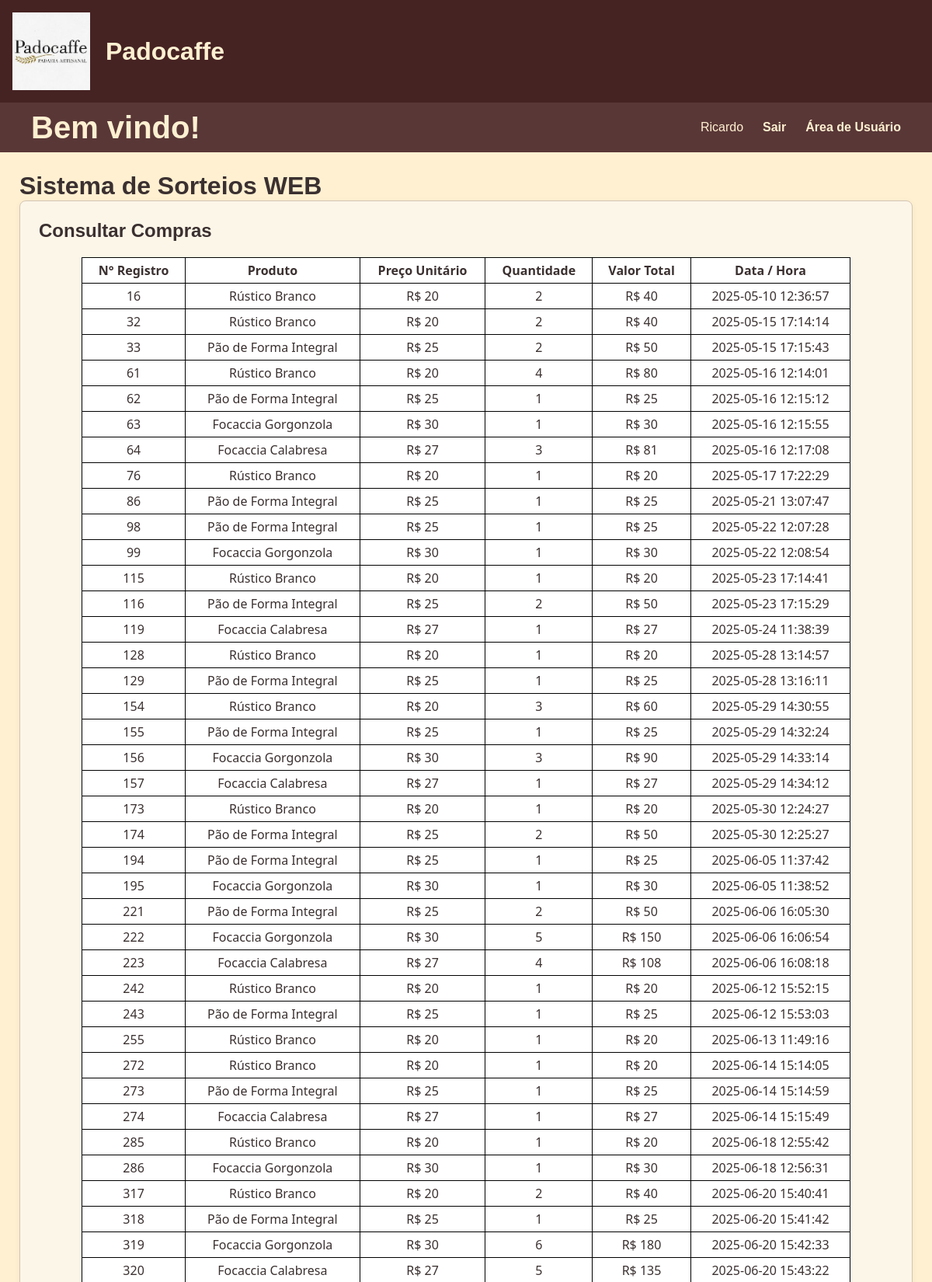
Screenshot of /consultar_compras (signed in, upper part) with the database file from the repository.
### tables this page shows
CREATE TABLE usuario (
  id_usuario INTEGER PRIMARY KEY AUTOINCREMENT,
  username TEXT UNIQUE NOT NULL,
  password TEXT NOT NULL,
  CPF INTEGER NOT NULL,
  celular INTEGER NOT NULL
);

CREATE TABLE venda (
  id_venda INTEGER PRIMARY KEY AUTOINCREMENT,
  data_venda TIMESTAMP NOT NULL,
  id_usuario INTEGER NOT NULL,
  id_produto INTEGER NOT NULL,
  preco_venda DECIMAL(10,2) NOT NULL,
  desconto_unitario DECIMAL(10,2) DEFAULT 0,
  quantidade_vendida INTEGER NOT NULL,
  FOREIGN KEY (id_usuario) REFERENCES usuario(id_usuario),
  FOREIGN KEY (id_produto) REFERENCES produto(id_produto)
);

CREATE TABLE produto (
  id_produto INTEGER PRIMARY KEY AUTOINCREMENT,
  nome TEXT UNIQUE NOT NULL,
  preco_atual DECIMAL(10,2) NOT NULL,
  ativo BOOLEAN DEFAULT 1
);

### flaskr/usuario.py (the view)
@bp.route('/consultar_compras')
@usuario_required
def consultar_compras():
    id_usuario = session["user_id"]
    db = get_db()
    compras = db.execute(
        'SELECT ' +
        ' venda.id_venda AS id_venda, ' +
        ' venda.id_usuario AS id_usuario, ' +
        ' venda.preco_venda AS preco, ' +
        ' venda.quantidade_vendida AS quantidade, ' +
        ' venda.data_venda AS data, ' +
        ' produto.nome AS produto ' +
        ' FROM venda ' +
        ' INNER JOIN produto ON venda.id_produto = produto.id_produto '+
         ' WHERE id_usuario = ?', (id_usuario,)
    ).fetchall()
    if compras:
        return render_template('usuario/consultar_compras.html',compra_encontrada=True,compras=compras)
    else:
        return render_template('usuario/consultar_compras.html',compra_encontrada=False)

### flaskr/auth.py (called while the page is built, shortened)
@bp.before_app_request
def load_logged_in_user():
    user_id = session.get("user_id")
    auth_type = session.get("auth_type")
    if user_id is None:
        g.admin = None
        g.usuario = None
    elif auth_type == "usuario":
        db = get_db()
        g.usuario = db.execute(
            "SELECT id_usuario, username, password FROM usuario WHERE id_usuario = ?",
            (user_id,)
        ).fetchone()
        g.admin = None

def usuario_required(view):
    @functools.wraps(view)
    def wrapped_view(**kwargs):
        if g.usuario is None:
            return redirect(url_for("auth.login_usuario"))
        return view(**kwargs)
    return wrapped_view

### flaskr/db.py (called while the page is built)
def get_db():
    if 'db' not in g:
        g.db = sqlite3.connect(DB_PATH)
        g.db.row_factory = sqlite3.Row
    return g.db

### flaskr/templates/usuario/consultar_compras.html (shortened to what this page needs)
{% extends 'base.html' %}
{% block content %}
    <h2 style="margin-bottom: 20px;">Consultar Compras</h2>
    <div>
        {% if compra_encontrada %}
        <table>
            <tr>
                <th>N° Registro </th>
                <th>Produto </th>
                <th>Preço Unitário</th>
                <th>Quantidade </th>
                <th>Valor Total</th>
                <th>Data / Hora </th>
            </tr>
            {% for compra in compras %}
                <tr>
                    <td>{{compra.id_venda}}</td>
                    <td>{{compra.produto}}</td>
                    <td>R$ {{compra.preco}}</td>
                    <td>{{compra.quantidade}}</td>
                    <td>R$ {{compra.quantidade * compra.preco}}</td>
                    <td>{{compra.data}}</td>
                </tr>
            {% endfor %}
        </table>
        {% else %}
        <p style="margin: 10px;">Você ainda não fez nenhuma compra</p>
        {% endif %}
    </div>
{% endblock %}

### flaskr/templates/base.html (shortened to what this page needs)
<!doctype html>
<html lang="pt-br">
  <head>
    <link rel="stylesheet" href="{{ url_for('static', filename='style.css') }}">
  </head>
  <body>
    <header class="main-header">
        <img src="{{ url_for('static', filename='img/padocaffe imagem.jpeg') }}" alt="Logomarca da Empresa Padocaffe" style="height: 100px;">
        <h1>Padocaffe</h1>
    </header>
    <nav class="navbar">
      <h1>Bem vindo!</h1>
      <ul>
        {% if g.admin %}
            <li><span>{{ g.admin['username'] }}</span></li>
            <li><a class="navbar-item" href="{{ url_for('auth.logout_admin') }}">Sair</a></li>
            <li><a class="navbar-item" href="{{ url_for('admin.index_admin') }}">Área de Administrador</a></li>
        {% else %}
          {% if g.usuario %}
            <li><span>{{ g.usuario['username'] }}</span></li>
            <li><a class="navbar-item" href="{{ url_for('auth.logout_usuario') }}">Sair</a></li>
            <li><a class="navbar-item" href="{{ url_for('usuario.index_usuario') }}">Área de Usuário</a></li>
          {% else %}
            <li><a class="navbar-item" href="{{ url_for('auth.login_admin') }}">Área de Administrador</a></li>
            <li><a class="navbar-item" href="{{ url_for('auth.index') }}">Voltar ao Início</a></li>
          {% endif %}
        {% endif %}
      </ul>
    </nav>
    <main>
      <div style="display: flex; align-items: center; gap: 12px;">
        <h1 style="margin: 0;">Sistema de Sorteios WEB</h1>
      </div>
      <section class="content">
      {% block content %}{% endblock %}
      </section>
    </main>
  </body>
</html>

### flaskr/static/style.css (style rules this page uses)
* { margin: 0; padding: 0; box-sizing: border-box; }
body { background-color: #FFF0D1; color: #3B3030; font-family: Arial, Helvetica, sans-serif; }
a { color: #664343; text-decoration: none; }
.main-header { background-color: #462323; padding: 1rem; display: flex; align-items: center; gap: 20px; color: #FFF0D1; }
.navbar { width: 100%; height: 4rem; background-color: #593737; display: flex; justify-content: space-between; align-items: center; }
.navbar h1 { margin-left: 2.5rem; font-size: 2.5rem; color: #FFF0D1; }
.navbar ul { margin-right: 2.5rem; list-style: none; display: flex; align-items: center; gap: 25px; }
.navbar li { color: #FFF0D1; display: inline-flex; justify-content: space-evenly; }
.navbar-item { color: #FFF0D1; line-height: 50px; text-decoration: none; font-weight: bold; font-family: Arial, Helvetica, sans-serif; }
table { border: 1px solid black; margin: 10px auto; margin-bottom: 20px; width: 90%; background-color: white; color: #3B3030; border-collapse: collapse; font-family:'Segoe UI', Tahoma, Geneva, Verdana, sans-serif; }
td { border: 1px solid black; margin: 0px; padding: 5px 10px; background-color: white; text-align: center; }
th { border: 1px solid black; margin: 0px; padding: 5px 10px; background-color: #ffffff; text-align: center; }
main { padding: 25px; }
.content { background-color: #fcf6e8; padding: 1.5rem; border: 1px solid #d3c5b4; border-radius: 8px; box-shadow: 0 2px 8px rgba(0,0,0,0.05); }
.content:last-child { margin-bottom: 0; }

### rows the page displays
usuario: usuario.username "Ricardo"
venda: id_venda "16", produto "Rústico Branco", preco "20", quantidade "2", compra.quantidade*compra.preco "40", data "2025-05-10 12:36:57"
venda: id_venda "32", produto "Rústico Branco", preco "20", quantidade "2", compra.quantidade*compra.preco "40", data "2025-05-15 17:14:14"
venda: id_venda "33", produto "Pão de Forma Integral", preco "25", quantidade "2", compra.quantidade*compra.preco "50", data "2025-05-15 17:15:43"
venda: id_venda "61", produto "Rústico Branco", preco "20", quantidade "4", compra.quantidade*compra.preco "80", data "2025-05-16 12:14:01"
venda: id_venda "62", produto "Pão de Forma Integral", preco "25", quantidade "1", compra.quantidade*compra.preco "25", data "2025-05-16 12:15:12"
venda: id_venda "63", produto "Focaccia Gorgonzola", preco "30", quantidade "1", compra.quantidade*compra.preco "30", data "2025-05-16 12:15:55"
venda: id_venda "64", produto "Focaccia Calabresa", preco "27", quantidade "3", compra.quantidade*compra.preco "81", data "2025-05-16 12:17:08"
venda: id_venda "76", produto "Rústico Branco", preco "20", quantidade "1", compra.quantidade*compra.preco "20", data "2025-05-17 17:22:29"
venda: id_venda "86", produto "Pão de Forma Integral", preco "25", quantidade "1", compra.quantidade*compra.preco "25", data "2025-05-21 13:07:47"
venda: id_venda "98", produto "Pão de Forma Integral", preco "25", quantidade "1", compra.quantidade*compra.preco "25", data "2025-05-22 12:07:28"
venda: id_venda "99", produto "Focaccia Gorgonzola", preco "30", quantidade "1", compra.quantidade*compra.preco "30", data "2025-05-22 12:08:54"
venda: id_venda "115", produto "Rústico Branco", preco "20", quantidade "1", compra.quantidade*compra.preco "20", data "2025-05-23 17:14:41"
venda: id_venda "116", produto "Pão de Forma Integral", preco "25", quantidade "2", compra.quantidade*compra.preco "50", data "2025-05-23 17:15:29"
venda: id_venda "119", produto "Focaccia Calabresa", preco "27", quantidade "1", compra.quantidade*compra.preco "27", data "2025-05-24 11:38:39"
venda: id_venda "128", produto "Rústico Branco", preco "20", quantidade "1", compra.quantidade*compra.preco "20", data "2025-05-28 13:14:57"
venda: id_venda "129", produto "Pão de Forma Integral", preco "25", quantidade "1", compra.quantidade*compra.preco "25", data "2025-05-28 13:16:11"
venda: id_venda "154", produto "Rústico Branco", preco "20", quantidade "3", compra.quantidade*compra.preco "60", data "2025-05-29 14:30:55"
venda: id_venda "155", produto "Pão de Forma Integral", preco "25", quantidade "1", compra.quantidade*compra.preco "25", data "2025-05-29 14:32:24"
venda: id_venda "156", produto "Focaccia Gorgonzola", preco "30", quantidade "3", compra.quantidade*compra.preco "90", data "2025-05-29 14:33:14"
venda: id_venda "157", produto "Focaccia Calabresa", preco "27", quantidade "1", compra.quantidade*compra.preco "27", data "2025-05-29 14:34:12"
venda: id_venda "173", produto "Rústico Branco", preco "20", quantidade "1", compra.quantidade*compra.preco "20", data "2025-05-30 12:24:27"
venda: id_venda "174", produto "Pão de Forma Integral", preco "25", quantidade "2", compra.quantidade*compra.preco "50", data "2025-05-30 12:25:27"
venda: id_venda "194", produto "Pão de Forma Integral", preco "25", quantidade "1", compra.quantidade*compra.preco "25", data "2025-06-05 11:37:42"
venda: id_venda "195", produto "Focaccia Gorgonzola", preco "30", quantidade "1", compra.quantidade*compra.preco "30", data "2025-06-05 11:38:52"
venda: id_venda "221", produto "Pão de Forma Integral", preco "25", quantidade "2", compra.quantidade*compra.preco "50", data "2025-06-06 16:05:30"
venda: id_venda "222", produto "Focaccia Gorgonzola", preco "30", quantidade "5", compra.quantidade*compra.preco "150", data "2025-06-06 16:06:54"
venda: id_venda "223", produto "Focaccia Calabresa", preco "27", quantidade "4", compra.quantidade*compra.preco "108", data "2025-06-06 16:08:18"
venda: id_venda "242", produto "Rústico Branco", preco "20", quantidade "1", compra.quantidade*compra.preco "20", data "2025-06-12 15:52:15"
venda: id_venda "243", produto "Pão de Forma Integral", preco "25", quantidade "1", compra.quantidade*compra.preco "25", data "2025-06-12 15:53:03"
venda: id_venda "255", produto "Rústico Branco", preco "20", quantidade "1", compra.quantidade*compra.preco "20", data "2025-06-13 11:49:16"
venda: id_venda "272", produto "Rústico Branco", preco "20", quantidade "1", compra.quantidade*compra.preco "20", data "2025-06-14 15:14:05"
venda: id_venda "273", produto "Pão de Forma Integral", preco "25", quantidade "1", compra.quantidade*compra.preco "25", data "2025-06-14 15:14:59"
venda: id_venda "274", produto "Focaccia Calabresa", preco "27", quantidade "1", compra.quantidade*compra.preco "27", data "2025-06-14 15:15:49"
venda: id_venda "285", produto "Rústico Branco", preco "20", quantidade "1", compra.quantidade*compra.preco "20", data "2025-06-18 12:55:42"
venda: id_venda "286", produto "Focaccia Gorgonzola", preco "30", quantidade "1", compra.quantidade*compra.preco "30", data "2025-06-18 12:56:31"
venda: id_venda "317", produto "Rústico Branco", preco "20", quantidade "2", compra.quantidade*compra.preco "40", data "2025-06-20 15:40:41"
venda: id_venda "318", produto "Pão de Forma Integral", preco "25", quantidade "1", compra.quantidade*compra.preco "25", data "2025-06-20 15:41:42"
venda: id_venda "319", produto "Focaccia Gorgonzola", preco "30", quantidade "6", compra.quantidade*compra.preco "180", data "2025-06-20 15:42:33"
venda: id_venda "320", produto "Focaccia Calabresa", preco "27", quantidade "5", compra.quantidade*compra.preco "135", data "2025-06-20 15:43:22"
